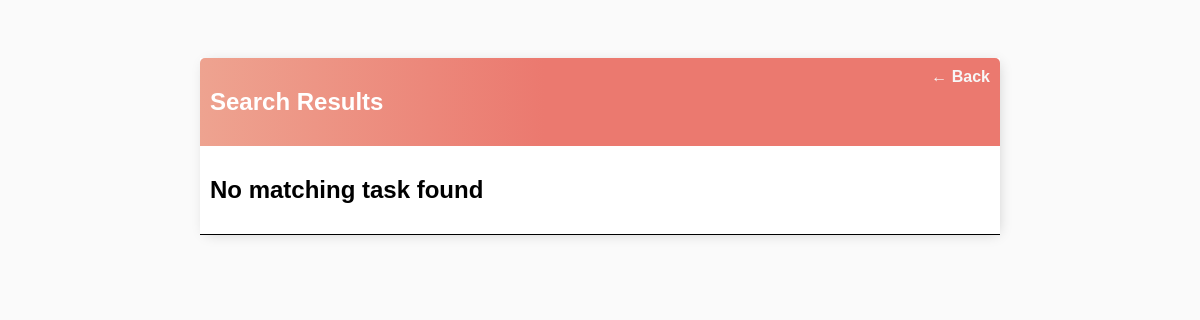
/search/, run on an earlier commit of the app's database.
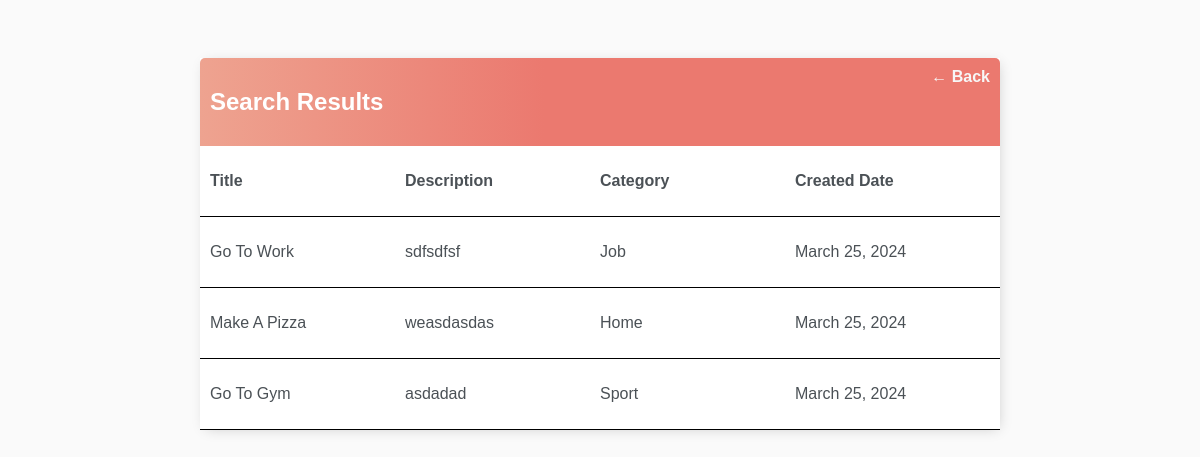
And on a later commit of the database.
### task_app/models.py (models this page shows, shortened)
class Task(models.Model):
    user = models.ForeignKey(User, on_delete=models.CASCADE)
    title = models.CharField(max_length=256)
    description = models.TextField()
    category = models.CharField(max_length=20)
    created = models.DateField(auto_now_add=True)

### task_app/views.py (the view)
# urls.py: path('search/', views.search_view, name='search'),
def search_view(request):
    search_input = request.GET.get('search-area', '')
    tasks = Task.objects.filter(Q(title__icontains=search_input))
    return render(request, 'search_results.html', {'tasks': tasks, 'search_input': search_input})

### task_app/templates/search_results.html
{% extends 'base.html' %}
{% block content %}
<div class="header-bar">
  <h2>Search Results</h2>
  <a href="{% url 'task_list' %}">&#8592; Back</a>
</div>
<div class="task-list">
  {% if tasks %}
      <div class="header">
          <p>Title</p>
          <p>Description</p>
          <p>Category</p>
          <p>Created Date</p>
      </div>
      {% for task in tasks %}
          <div class="row">
              <p>{{task.title | title}}</p>
              <p>{{ task.description }}</p>
              <p>{{ task.category | title }}</p>
              <p>{{ task.created }}</p>
          </div>
      {% endfor %}
  {% else %}
      <div class="row">
          <h2>No matching task found</h2>
      </div>
  {% endif %}
</div>
{% endblock content %}

### task_app/templates/base.html (shortened to what this page needs)
{% load static %}
<!DOCTYPE html>
<html lang="en">
<head>
    <link rel="stylesheet" href="/static/style.css">
</head>
<body>
    <div class="container">
    {% block content %}
    {% endblock content %}
</div>
</body>
</html>

### task_app/static/style.css (style rules this page uses)
body { background-color: #FAFAFA; font-family: 'Nunito', sans-serif; padding-top: 50px; }
.container { max-width: 800px; margin: auto; background-color: #fff; -webkit-box-shadow: 2px 2px 13px -4px rgba(0, 0, 0, 0.21); box-shadow: 2px 2px 13px -4px rgba(0, 0, 0, 0.21); }
h1, h2, h3, h4, h5, h6 { font-family: 'Raleway', sans-serif; }
a, p { color: #4b5156; text-decoration: none; }
a { font-weight: 600; }
.task-list { display: flex; flex-direction: column; }
.header, .row { display: flex; width: 800px; margin: 0 auto; border-bottom: 1px solid black; padding: 10px; box-sizing: border-box; }
.header p, .row p { flex: 1; text-align: left; }
.header { font-weight: 600; }
.header-bar { display: flex; justify-content: space-between; color: #fff; padding: 10px; border-radius: 5px 5px 0 0; background: linear-gradient(90deg, #EEA390 0%, #EB796F 43%, #EB796F 100%); }
.header-bar a { color: rgb(247, 247, 247); text-decoration: none; }

What changed in the data, as far as the page shows it:
added Task: title "Go To Work", description "sdfsdfsf", category "Job", created "March 25, 2024"
added Task: title "Make A Pizza", description "weasdasdas", category "Home", created "March 25, 2024"
added Task: title "Go To Gym", description "asdadad", category "Sport", created "March 25, 2024"
Also different on the page:
text no longer shown: "No matching task found"
text now shown: "Title Description Category Created Date"
